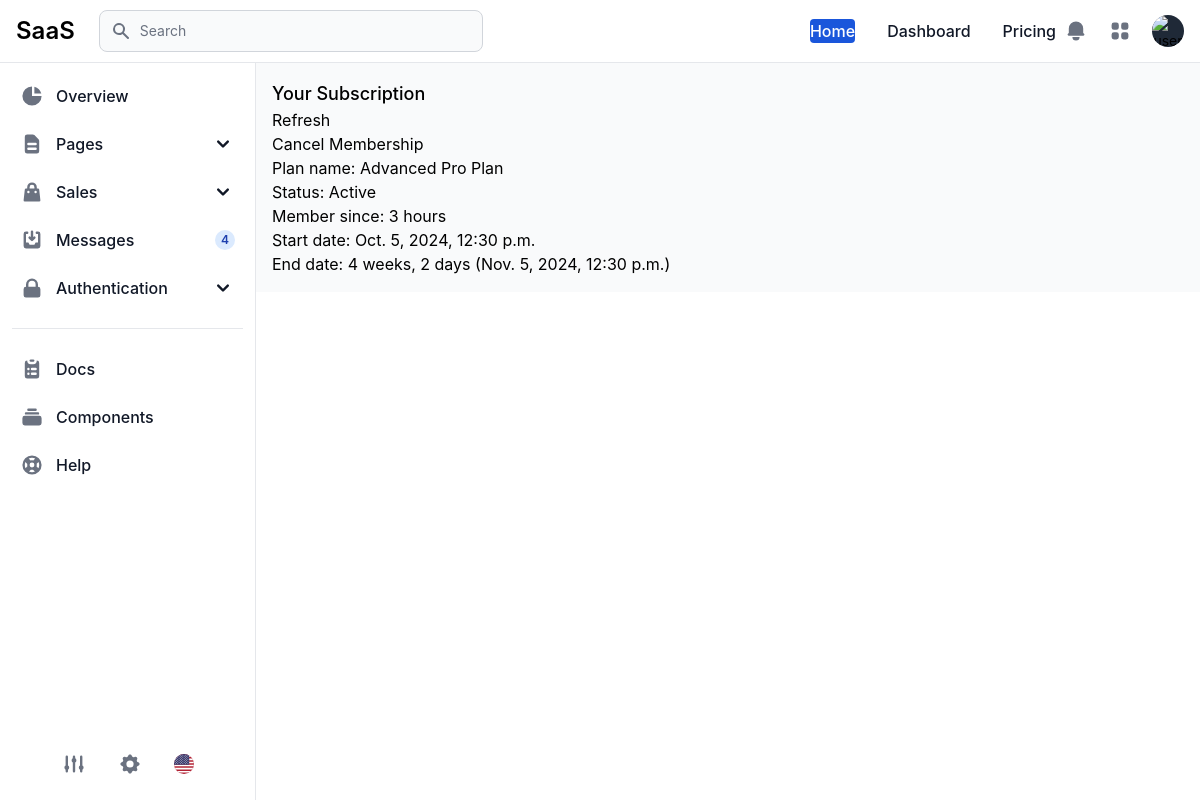
The app's page /accounts/billing/ (signed in) with its own data.
### subscriptions/models.py (models this page shows, shortened)
class UserSubscription(models.Model):
    user = models.OneToOneField(User, on_delete=models.CASCADE)
    subscription = models.ForeignKey(Subscription, on_delete=models.SET_NULL, null=True, blank=True)
    stripe_id = models.CharField(max_length=120, null=True, blank=True)
    active = models.BooleanField(default=True)
    user_cancelled = models.BooleanField(default=False)
    original_period_start = models.DateTimeField(auto_now=False, auto_now_add=False, blank=True, null=True)
    current_period_start = models.DateTimeField(auto_now=False, auto_now_add=False, blank=True, null=True)
    current_period_end = models.DateTimeField(auto_now=False, auto_now_add=False, blank=True, null=True)
    cancel_at_period_end = models.BooleanField(default=False)
    status = models.CharField(max_length=120, choices=SubscriptionStatus.choices, blank=True, null=True)
    objects = UserSubscriptionManager()
    def get_cancel_url(self):
        return reverse("user_subscription_cancel")
    @property
    def plan_name(self):
        if not self.subscription:
            return None
        return self.subscription.name

class Subscription(models.Model):
    name = models.CharField(max_length=120)
    subtitle = models.TextField(blank=True, null=True)
    active = models.BooleanField(default=True)
    groups = models.ManyToManyField(Group)
    permissions = models.ManyToManyField(Permission,
    limit_choices_to={"content_type__app_label": "subscriptions", "codename__in": [x[0]for x in SUBSCRIPTION_PERMISSIONS]})
    stripe_id = models.CharField(max_length=120, blank=True, null=True)
    order = models.IntegerField(default=-1, help_text="Ordering on Django pricing page")
    featured = models.BooleanField(default=True, help_text="Featured on Django pricing page")
    updated = models.DateTimeField(auto_now=True)
    timestamp = models.DateTimeField(auto_now_add=True)
    features = models.TextField(help_text="Features for pricing, seperated by new line", blank=True, null=True)
    class Meta:
        ordering = ["order", "featured", "-updated"]
        permissions = SUBSCRIPTION_PERMISSIONS

### subscriptions/views.py (the view, shortened to what this page needs)
# urls.py: path('accounts/billing/', subscription_views.user_subscription_view, name="user_subscription"),
@login_required
def user_subscription_view(request):
    user_sub_obj, created = UserSubscription.objects.get_or_create(user=request.user)
    return render(request, "subscriptions/user_detail_view.html", {"subscription": user_sub_obj})

### subscriptions/models.py (called while the page is built)
    def get_queryset(self):
        return UserSubscriptionQuerySet(self.model, using=self._db)

### templates/subscriptions/user_detail_view.html
{% extends 'dashboard/base.html' %}
{% load static %}
{% block content %}
<h1 class="text-lg font-medium" >Your Subscription</h1>
<form action="" method="POST">{% csrf_token %}
    <button type="submit">Refresh</button>
</form>
<a href="{{ subscription.get_cancel_url }}">Cancel Membership</a>
<p>Plan name: {{ subscription.plan_name }}</p>
<p>Status: {{ subscription.status|title }}</p>
<p>Member since: {{ subscription.current_period_start|timesince }}</p>
<p>Start date: {{ subscription.current_period_start }}</p>
<p>End date: {{ subscription.current_period_end|timeuntil }} ({{ subscription.current_period_end }})</p>
{% endblock %}

### records on screen
UserSubscription: plan_name "Advanced Pro Plan", status "Active", current_period_start "3 hours", current_period_start "Oct. 5, 2024, 12:30 p.m.", current_period_end "4 weeks, 2 days", current_period_end "Nov. 5, 2024, 12:30 p.m."
